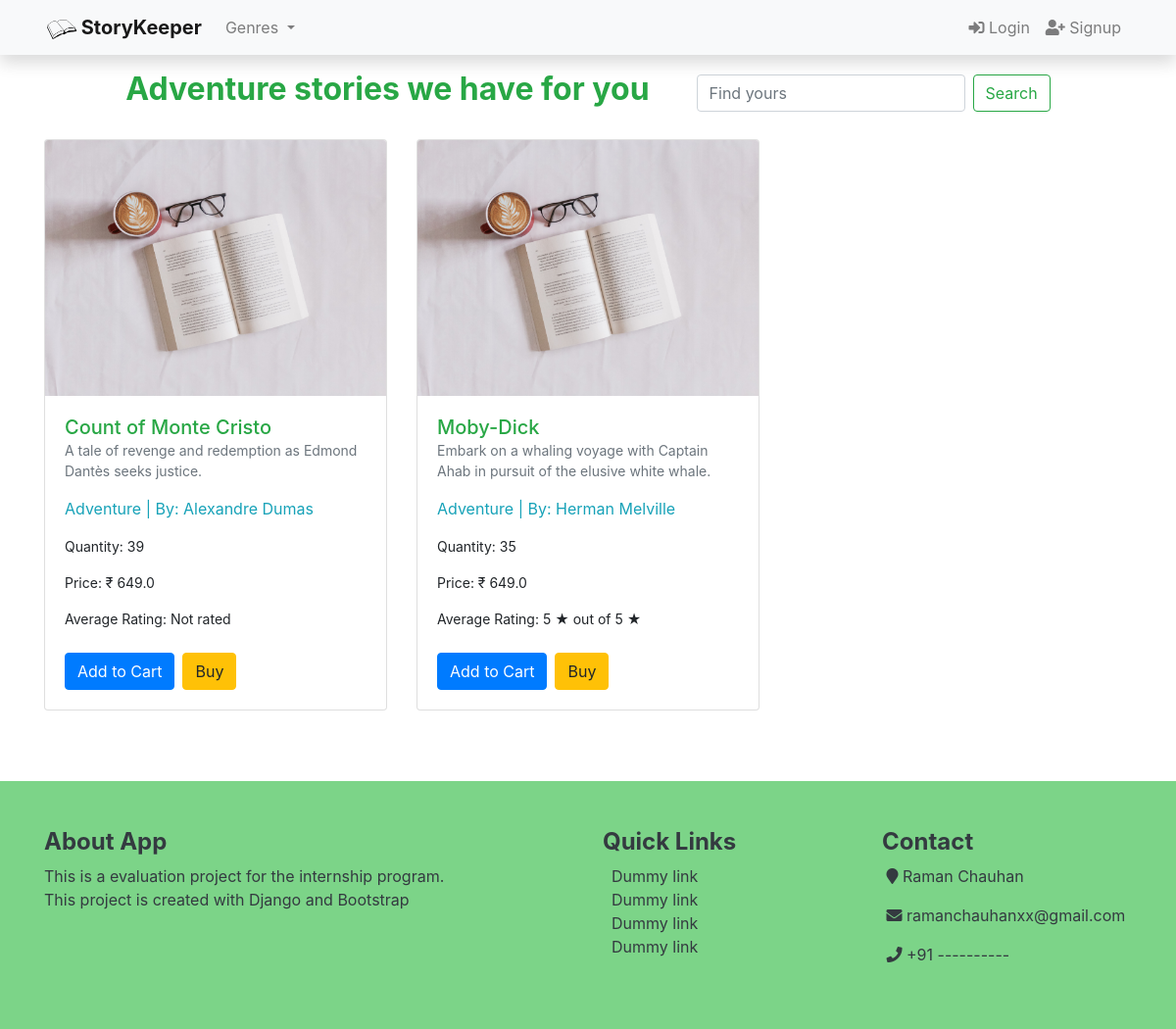
The app's page /category/adventure with its own data.
### books/models.py (models this page shows, shortened)
class Genre(models.Model):
    name = models.CharField(max_length=100)
    slug = models.SlugField(max_length=100, unique=True)
    def __str__(self):
        return self.name

class Book(models.Model):
    status = (
    (0, "Draft"),
    (1, "Publish")
    )
    title  		 = models.CharField(max_length=200)
    slug         = models.SlugField(max_length=140, unique=True)
    author 		 = models.CharField(max_length=100)
    genre        = models.ForeignKey(Genre, on_delete=models.SET_NULL, null=True, blank=True)
    price     	 = models.FloatField(default=0)
    quantity   	 = models.PositiveIntegerField()
    description  = models.TextField(default='No Description', null=True, blank=False)
    average_rating  = models.FloatField(default=0)
    created_on 	 = models.DateTimeField(auto_now_add=True)
    updated_on 	 = models.DateTimeField(auto_now=True)
    digital         = models.BooleanField(default=False, null=True, blank=False)
    status          = models.IntegerField(choices=status,default = 1)
    class Meta:
        ordering    = ['-quantity']

### books/views.py (the view)
# urls.py: path('category/<slug:slug>', views.categoryView, name='category'),
def categoryView(request, slug):
    genreC = get_object_or_404(Genre, slug=slug)
    category_post = Book.objects.filter(genre=genreC).order_by('title')
    genre = Genre.objects.all().order_by('name')
    paginator = Paginator(category_post, 6)
    page = request.GET.get('page')
    category_post = paginator.get_page(page)
    context = {'category_post':category_post, 'genre':genre, 'genreC':genreC}
    return render(request, 'category.html',context)

### books/templates/category.html (shortened to what this page needs)
{% extends 'base.html' %}
{% block content %}
{% load crispy_forms_tags %}
{% load static %}
{% if category_post %}
<div class='container-fluid my-3 d-flex justify-content-center'>
    <h2 class="text-success"><b>{{ genreC.name }} stories we have for you </b></h2>
    <form class="form-inline my-2 ml-5 my-lg-0" role='search', method='get', action="{% url 'home' %}">
        <input class="form-control mr-sm-2" name='search' type="search" placeholder="Find yours" aria-label="Search">
        <button class="btn btn-outline-success my-2 my-sm-0" type="submit">Search</button>
    </form>
</div>
<div class="container mt-4">
    <div class="row">
        {% for book in category_post %}
        <div class="col-md-4 mb-4">
            <div class="card product-card">
                <a href="{% url 'book_detail' book.slug %}"><img src="{% static 'images/thumbnail.jpg' %}" class="card-img-top" alt="{{ book.title }}"></a>
                <div class="card-body">
                    <a href="{% url 'book_detail' book.slug %}"class="text-success card-title h5">{{ book.title }}</a>
                    <small>
                        <p class="card-text text-secondary">{{ book.description }}</span></p>
                    </small><p></p>
                    <p class="card-text text-info">{{ book.genre }} | <span class="card-text">By: {{ book.author }}</span></p>
                        <small class="text-bold">
                            <p class="card-text">Quantity:{% if book.quantity > 0 %} {{ book.quantity }} {% else %}<span class="text-success"> Out of stock</span>{% endif %}</p>
                            <p class="card-text">Price: &#8377; {{ book.price }}</p>
                            <p class="card-text">Average Rating: {% if book.average_rating %}{{ book.average_rating|floatformat:'0' }} &#9733; out of 5 &#9733;{% else %}Not rated{% endif %}</p>
                        </small><br>
                    <div class="d-flex">
                        <form method="post" action="{% url 'add_to_cart' book.slug %}">
                            <button type="submit" class="btn btn-primary">Add to Cart</button>
                        </form>
                        <a href="#" class="btn btn-warning ml-2">Buy</a>
                    </div>
                </div>
            </div>
        </div>
        {% endfor %}
    </div>
</div>
{% else %}
    <div class="my-4">
        <strong class="text-danger my-4"><H3>Sorry no books available.</H3></strong>
    </div>
{% endif %}
{% endblock %}

### records on screen
Genre: name "Adventure"
Book: title "Count of Monte Cristo", description "A tale of revenge and redemption as Edmond Dantès seeks justice.", genre "Adventure", author "Alexandre Dumas", quantity "39", price "649.0", average_rating "Not rated"
Book: title "Moby-Dick", description "Embark on a whaling voyage with Captain Ahab in pursuit of the elusive white whale.", genre "Adventure", author "Herman Melville", quantity "35", price "649.0", average_rating "5"
